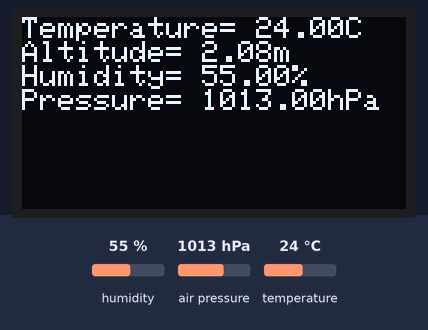
This sketch was run on a simulated Arduino Uno, built with avr-gcc and run on an emulated ATmega328P. On the bench: 128×64 one-colour display. Inputs (shaded band) come from the test bench; at power-on: humidity 55 %, air pressure 1013 hPa, temperature 24 °C.

Above: at 3.2 s.
3.3 s: humidity set to 22 %
At 5.3 s:
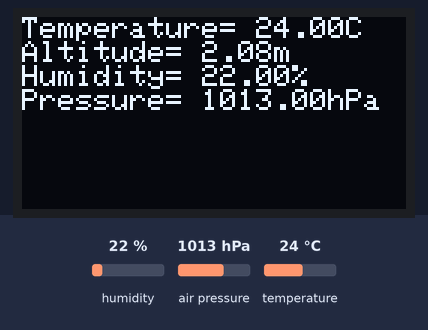
5.6 s: air pressure set to 952 hPa
At 7.4 s:
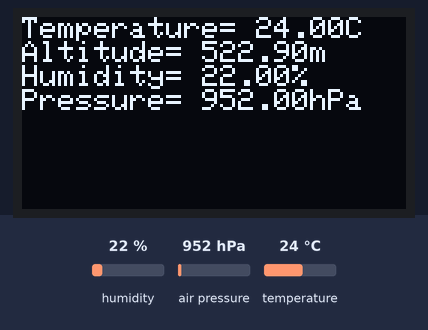
7.7 s: temperature set to 12 °C
At 9.5 s:
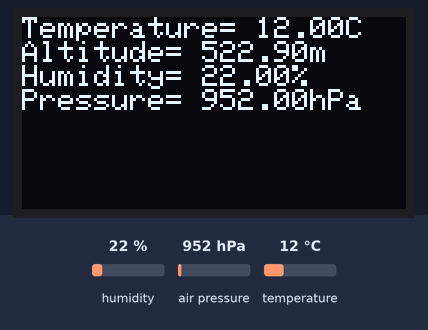
9.8 s: humidity set to 40 %
At 11.7 s:
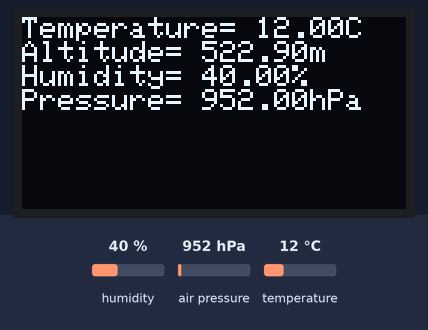
Timing chart, 0 to 12.9 s (numbered marks = the images above; inputs shaded):
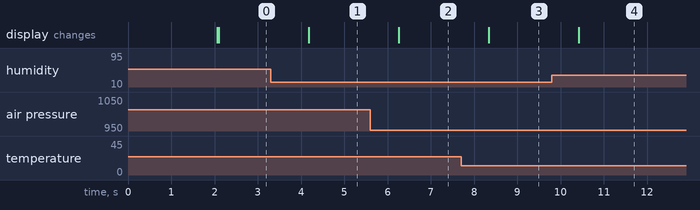

Measured:
- after the input at 3.3 s, the display: changes after 0.88 s (image 1)
- after the input at 5.6 s, the display: changes after 0.66 s (image 2)
- after the input at 7.7 s, the display: changes after 0.64 s (image 3)
- after the input at 9.8 s, the display: changes after 0.62 s (image 4)

The sketch:

OLED_and_Sensor.ino
```cpp
#include <Wire.h>
#include <Adafruit_GFX.h>
#include <Adafruit_SSD1306.h>
#include <Adafruit_Sensor.h>
#include <Adafruit_BME280.h>

#define SCREEN_WIDTH 128
#define SCREEN_HEIGHT 64
#define SEALEVELPRESSURE_HPA (1013.25)

Adafruit_SSD1306 display(SCREEN_WIDTH, SCREEN_HEIGHT, &Wire, -1);
Adafruit_BME280 bme;

unsigned long delayTime;
float suhu;

void setup() {
  Serial.begin(115200);
  bool status;
  //Setting BME
  status = bme.begin(0x76);
  if (!status) {
    Serial.println("Could not find a valid BME280 sensor, check wiring!");
    while (1);
  }
  delayTime = 1000;
  //Setting OLED
  if(!display.begin(SSD1306_SWITCHCAPVCC, 0x3C)) { // Address 0x3D for 128x64
    Serial.println(F("SSD1306 allocation failed"));
    for(;;);
  }
  delay(2000);
  display.clearDisplay();

  display.setTextSize(1);
  display.setTextColor(WHITE);
  display.setCursor(0, 0);
  display.println("Terhubung");
  display.display();
}
void loop(){
  //Membersihkan display dan mempersiapkan posisi awal print
  display.clearDisplay();
  display.setCursor(0, 0);
  //Menampilkan suhu sebelum diproses ke layar
  suhu=bme.readTemperature();
  display.print("Temperature= ");
  display.print(suhu);
  display.println("C");
  //Menampikan ketinggian sebelum diproses ke layar
  display.print("Altitude= ");
  display.print(bme.readAltitude(SEALEVELPRESSURE_HPA));
  display.println("m");
  //Menampilkan kelembapan sebelum diproses ke layar
  display.print("Humidity= ");
  display.print(bme.readHumidity());
  display.println("%");
  //Menampilkan tekanan sebelum diproses ke layar
  display.print("Pressure= ");
  display.print(bme.readPressure() / 100.0F);
  display.println("hPa");
  //Menampilkan suhu,tinggi,kelembapan,tekanan ke layar
  display.display();
  delay(delayTime);

}
```
